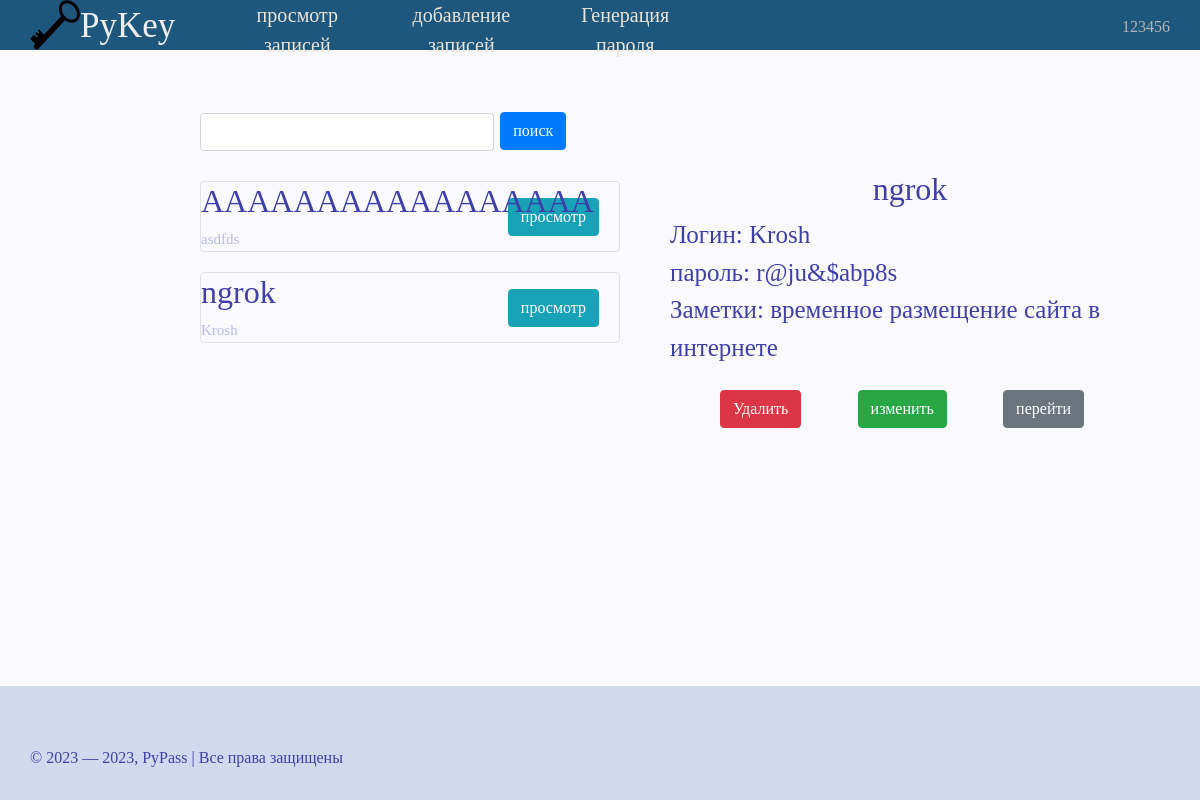
Screenshot of /View_list_withinfo/2 (signed in) with the database file from the repository.
### data/user.py (models this page shows, shortened)
class User(SqlAlchemyBase, UserMixin):
    __tablename__ = 'users'
    id = sqlalchemy.Column(sqlalchemy.Integer,
                           primary_key=True, autoincrement=True)
    name = sqlalchemy.Column(sqlalchemy.String, nullable=True)
    email = sqlalchemy.Column(sqlalchemy.String,
                              index=True, unique=True, nullable=True)
    password = sqlalchemy.Column(sqlalchemy.String, nullable=True)
    reset_code = sqlalchemy.Column(sqlalchemy.String, nullable=True)

### data/passwords.py (models this page shows, shortened)
class Passwords(SqlAlchemyBase):
    __tablename__ = 'password'
    id = sqlalchemy.Column(sqlalchemy.Integer,
                           primary_key=True, autoincrement=True)
    user_id = sqlalchemy.Column(sqlalchemy.Integer,
                                sqlalchemy.ForeignKey("users.id"))
    title = sqlalchemy.Column(sqlalchemy.String)
    login = sqlalchemy.Column(sqlalchemy.String)
    password = sqlalchemy.Column(sqlalchemy.String)
    site = sqlalchemy.Column(sqlalchemy.String)
    note = sqlalchemy.Column(sqlalchemy.String, nullable=True)

### server.py (the view)
@app.route('/View_list_withinfo/<int:id>', methods=['GET', 'POST'])
def View_list_withinfo(id):
    form = ViewInfo()
    db_sess = db_session.create_session()
    password = db_sess.query(Passwords).filter(Passwords.user_id == current_user.id)
    show_info = db_sess.query(Passwords).filter(Passwords.id == id).first()
    show_pass = fernet.decrypt(show_info.password).decode()
    if form.validate_on_submit():
        text = form.search_field.data
        password = list(db_sess.query(Passwords).filter((Passwords.user_id == current_user.id),
                                                        (Passwords.title.like(f'%{text.lower()}%')) |
                                                        (Passwords.title.like(f'%{text.upper()}%'))))
    empty_list = empty_check(list(password))
    return render_template('View_list.html', password=password, form=form, title='!!!!',
                           show_info=show_info, empty_list=empty_list, show_pass=show_pass)

### forms.py
class ViewInfo(FlaskForm):
    search_field = StringField(validators=[DataRequired()])
    search = SubmitField('поиск')
    show_info_button = SubmitField('просмотр')

### data/db_session.py (called while the page is built)
def create_session() -> Session:
    global __factory
    return __factory()

### server.py (called while the page is built)
@login_manager.user_loader
def load_user(user_id):
    db_sess = db_session.create_session()
    return db_sess.query(User).get(user_id)

### work_func.py (called while the page is built)
def empty_check(some_list):
    if some_list:
        return True
    else:
        return False

### templates/View_list.html (shortened to what this page needs)
{% extends "base.html" %}
{% block content %}
<form action="" method="post" novalidate>
	<div class="conteriner_view">
		<div class="container_right">
			<div class="search_place"><div class="give_place_to_buttton">{{ form.search_field(class="form-control") }}</div>
			{{ form.search(type="submit", class="btn btn-primary") }}</div>
			{% if empty_list %}
				{% for item in password%}
					<div class="box col-md6 border rounded">
						<h2>{{ item.title }}</h2>
						<span class="small_text">{{ item.login }}</span>
						<a href="{{ url_for('View_list_withinfo', id=item.id) }}" class="btn btn-info" id="show_info_button">просмотр</a>
					</div>
				{% endfor %}
			{% else %}
				<h2> Ничего не найдено </h2>
			{% endif %}
		</div>
		{% if show_info %}
		<div class="show_container">
				<div class="information_title">
					<h2 class="info">{{ show_info.title }}</h2>
				</div>
				<div class="size-control">
					<span class="info yes_wrap">Логин: {{ show_info.login }}</span></br>
				</div>
				<span class="info">пароль: {{ show_pass }}</span></br>
				{% if show_info.note %}
				<div class="size-control">
					<span class="info yes_wrap">Заметки: {{ show_info.note }}</span></br>
				</div>
				{% endif %}
				<a href="{{ url_for('delete_info', id=show_info.id) }}" class="btn btn-danger" id="delete_button">Удалить</a>
				<a href="{{ url_for('change_info', id=show_info.id) }}" class="btn btn-success" id="delete_button">изменить</a>
				{% if show_info.site %}
					<a href="{{ show_info.site }}" class="btn btn-secondary" id="delete_button">перейти</a>
				{% endif %}
		</div>
		{% endif %}
	</div>
</form>
{% endblock %}

### templates/base.html (shortened to what this page needs)
<!DOCTYPE html>
<html lang="ru">
<head>
	<link rel="stylesheet" href="https://maxcdn.bootstrapcdn.com/bootstrap/4.0.0/css/bootstrap.min.css">
	<link rel="stylesheet" type="text/css" href="{{ url_for('static', filename='css/mainstyle.css') }}">
</head>
<body>
	<div class="header">
		<div class="logo">
			<a href="{{ url_for('index') }}"><img class="logotip" src="{{ url_for('static', filename='data/key.png') }}" alt="logo"></a>
			<span class="smallintrodaction">PyKey</span>
			<div class="menu">
				{% if current_user.is_authenticated %}
					<ul>
						<li><a href="{{ url_for('View_list') }}">просмотр записей</a></li>
						<li><a href="{{ url_for('Adding_info') }}">добавление записей</a></li>
						<li><a href="{{ url_for('create_pass') }}">Генерация пароля</a></li>
					</ul>
				{% else %}
					<ul>
						<li><a href="{{ url_for('create_pass') }}">Генерация пароля</a></li>
					</ul>
				{% endif %}
				<div class="profile">
					{% if current_user.is_authenticated %}
						<a href="{{ url_for('profile') }}" class="login">{{ current_user.name }}</a>
					{% else %}
						<a href="{{ url_for('login') }}" class="login">Авторизаяция</a>
						<a href="{{ url_for('regist') }}" class="regist">регистрация</a>
					{% endif %}
				</div>
			</div>
		</div>
	</div>
	<div class="container_box">
    		{% block content %}{% endblock %}
	</div>
	<div class="footer">
		<div class="footer-text">© 2023 — 2023, PyPass | Все права защищены</div>
	</div>
</body>
</html>

### static/css/mainstyle.css (style rules this page uses)
html { height: 100%; }
body { font-family: fantasy; margin: 0; padding: 0; color: #3F3FAA; display: flex; flex-direction: column; height: 100%; background-color: #F9F9FE; }
.header { background-color: #1E577D; text-align: left; color:#EEE; flex: 0 0 auto; }
.logo { max-height: 50px; margin: 0px 30px; display:flex; }
.logotip { width: 50px; height: 50px; }
.smallintrodaction { font-size: 35px; height: 50px; cursor: default; color: FFF; }
.profile { position: absolute; margin: 15px; 15px; right: 0px; top: 0px; }
.login { margin: 15px; 15px; text-decoration: none; color: #B4B4B4; }
.menu ul li { list-style: none; float: left; text-align: center; }
.menu ul li a { color:#EBE4D8; margin-left: 10px; margin-right: 10px; display: inline-block; text-decoration: none; width: 12vw; font-size: 20px; height: 50px; cursor: pointer; }
.container_box { flex: 1 0 auto; font-size: 25px; margin: 60px; margin-left: 200px; margin-right: 200px; }
.conteriner_view { display:flex; }
.container_right { display:inline-block; min-width: 35vw; }
.show_container { margin: 50px; display:inline-block; flex: 1 0 auto; }
.size-control { max-width: 40vw; white-space: normal; }
.info.yes_wrap { white-space: normal; }
.info { margin-top: 10px; }
.information_title { width: auto; text-align: center; }
.give_place_to_buttton { display: inline-block; width: 70%; }
.search_place { margin-bottom: 30px; }
.small_text { font-size: 15px; color: #BBBBF1; }
.box { font-size: 15px; margin-top: 20px; margin-bottom: 20px; }
#show_info_button { margin-top: -30px; margin-right:20px; float: right; }
#delete_button { margin-left: 50px; margin-top: 24px; }
.footer { position: relative; flex: 0 0 auto; width: 100%; background-color: #D0DAEE; }
.footer-text { margin: 30px; margin-top: 60px; }

### rows the page displays
User: name "123456"
Passwords: title "AAAAAAAAAAAAAAAAA", login "asdfds"
Passwords: title "ngrok", login "Krosh", note "временное размещение сайта в интернете"

### other values shown
{{ show_pass }} "r@ju&$abp8s"
